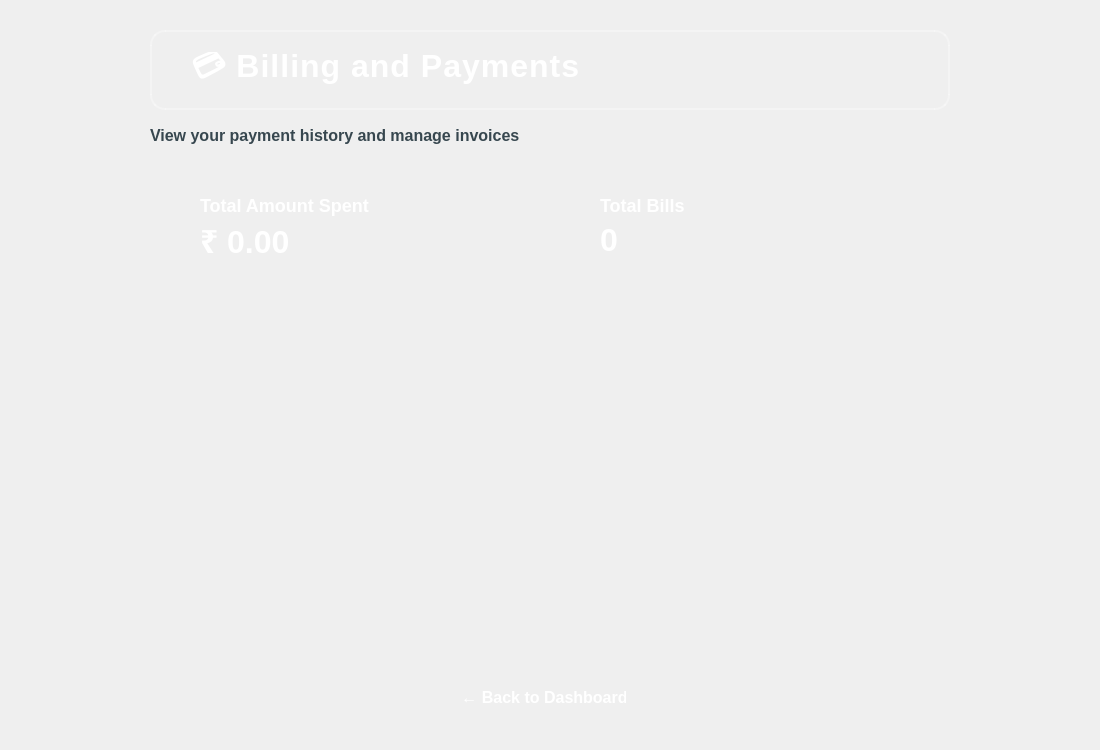
<?xml version="1.0" encoding="UTF-8"?>
<ui version="4.0">
 <class>Billing</class>
 <widget class="QDialog" name="Billing">
  <property name="geometry">
   <rect>
    <x>0</x>
    <y>0</y>
    <width>1100</width>
    <height>750</height>
   </rect>
  </property>
  <property name="windowTitle">
   <string>MedPlus - Billing and Payments</string>
  </property>
  <property name="styleSheet">
   <string notr="true">QDialog {
    background: qlineargradient(x1:0, y1:0, x2:1, y2:1,
        stop:0 #e3f2fd, stop:1 #ffffff);
    border-radius: 15px;
}</string>
  </property>
  <widget class="QFrame" name="frameCircle1">
   <property name="geometry">
    <rect>
     <x>-80</x>
     <y>-80</y>
     <width>300</width>
     <height>300</height>
    </rect>
   </property>
   <property name="styleSheet">
    <string notr="true">QFrame {
    background: qradialgradient(cx:0.5, cy:0.5, radius:1,
        fx:0.5, fy:0.5, stop:0 rgba(25, 118, 210, 0.15), stop:1 transparent);
    border-radius: 150px;
    border: none;
}</string>
   </property>
  </widget>
  <widget class="QFrame" name="frameCircle2">
   <property name="geometry">
    <rect>
     <x>850</x>
     <y>500</y>
     <width>350</width>
     <height>350</height>
    </rect>
   </property>
   <property name="styleSheet">
    <string notr="true">QFrame {
    background: qradialgradient(cx:0.5, cy:0.5, radius:1,
        fx:0.5, fy:0.5, stop:0 rgba(66, 165, 245, 0.15), stop:1 transparent);
    border-radius: 175px;
    border: none;
}</string>
   </property>
  </widget>
  <widget class="QLabel" name="lblTitle">
   <property name="geometry">
    <rect>
     <x>150</x>
     <y>30</y>
     <width>800</width>
     <height>80</height>
    </rect>
   </property>
   <property name="styleSheet">
    <string notr="true">QLabel {
    font-size: 32px;
    font-weight: bold;
    color: white;
    background: qlineargradient(x1:0, y1:0, x2:1, y2:0,
        stop:0 #1976d2, stop:0.5 #42a5f5, stop:1 #64b5f6);
    padding: 20px 30px;
    border-radius: 15px;
    border: 2px solid rgba(255, 255, 255, 0.3);
    letter-spacing: 1px;
    qproperty-alignment: AlignCenter;
}</string>
   </property>
   <property name="text">
    <string>💳 Billing and Payments</string>
   </property>
  </widget>
  <widget class="QLabel" name="lblSubtitle">
   <property name="geometry">
    <rect>
     <x>150</x>
     <y>120</y>
     <width>800</width>
     <height>30</height>
    </rect>
   </property>
   <property name="styleSheet">
    <string notr="true">QLabel {
    font-size: 16px;
    color: #37474f;
    background: transparent;
    qproperty-alignment: AlignCenter;
    font-weight: 500;
}</string>
   </property>
   <property name="text">
    <string>View your payment history and manage invoices</string>
   </property>
  </widget>
  <widget class="QFrame" name="frameSummary">
   <property name="geometry">
    <rect>
     <x>150</x>
     <y>170</y>
     <width>800</width>
     <height>100</height>
    </rect>
   </property>
   <property name="styleSheet">
    <string notr="true">QFrame {
    background: qlineargradient(x1:0, y1:0, x2:1, y2:0,
        stop:0 #66bb6a, stop:1 #43a047);
    border-radius: 15px;
    border: none;
}</string>
   </property>
   <widget class="QLabel" name="lblTotalSpentLabel">
    <property name="geometry">
     <rect>
      <x>50</x>
      <y>20</y>
      <width>300</width>
      <height>30</height>
     </rect>
    </property>
    <property name="styleSheet">
     <string notr="true">QLabel {
    font-size: 18px;
    font-weight: 600;
    color: white;
    background: transparent;
}</string>
    </property>
    <property name="text">
     <string>Total Amount Spent</string>
    </property>
   </widget>
   <widget class="QLabel" name="lblTotalSpent">
    <property name="geometry">
     <rect>
      <x>50</x>
      <y>50</y>
      <width>300</width>
      <height>40</height>
     </rect>
    </property>
    <property name="styleSheet">
     <string notr="true">QLabel {
    font-size: 32px;
    font-weight: bold;
    color: white;
    background: transparent;
}</string>
    </property>
    <property name="text">
     <string>₹ 0.00</string>
    </property>
   </widget>
   <widget class="QLabel" name="lblTotalBillsLabel">
    <property name="geometry">
     <rect>
      <x>450</x>
      <y>20</y>
      <width>300</width>
      <height>30</height>
     </rect>
    </property>
    <property name="styleSheet">
     <string notr="true">QLabel {
    font-size: 18px;
    font-weight: 600;
    color: white;
    background: transparent;
}</string>
    </property>
    <property name="text">
     <string>Total Bills</string>
    </property>
   </widget>
   <widget class="QLabel" name="lblTotalBills">
    <property name="geometry">
     <rect>
      <x>450</x>
      <y>50</y>
      <width>300</width>
      <height>40</height>
     </rect>
    </property>
    <property name="styleSheet">
     <string notr="true">QLabel {
    font-size: 32px;
    font-weight: bold;
    color: white;
    background: transparent;
}</string>
    </property>
    <property name="text">
     <string>0</string>
    </property>
   </widget>
  </widget>
  <widget class="QScrollArea" name="scrollArea">
   <property name="geometry">
    <rect>
     <x>150</x>
     <y>290</y>
     <width>800</width>
     <height>360</height>
    </rect>
   </property>
   <property name="styleSheet">
    <string notr="true">QScrollArea {
    background-color: transparent;
    border: none;
}</string>
   </property>
   <property name="widgetResizable">
    <bool>true</bool>
   </property>
   <widget class="QWidget" name="scrollAreaWidgetContents">
    <property name="geometry">
     <rect>
      <x>0</x>
      <y>0</y>
      <width>800</width>
      <height>360</height>
     </rect>
    </property>
    <property name="styleSheet">
     <string notr="true">QWidget {
    background-color: transparent;
}</string>
    </property>
    <layout class="QVBoxLayout" name="verticalLayout">
     <property name="spacing">
      <number>15</number>
     </property>
     <property name="leftMargin">
      <number>10</number>
     </property>
     <property name="topMargin">
      <number>10</number>
     </property>
     <property name="rightMargin">
      <number>10</number>
     </property>
     <property name="bottomMargin">
      <number>10</number>
     </property>
    </layout>
   </widget>
  </widget>
  <widget class="QPushButton" name="btnBack">
   <property name="geometry">
    <rect>
     <x>439</x>
     <y>670</y>
     <width>211</width>
     <height>55</height>
    </rect>
   </property>
   <property name="styleSheet">
    <string notr="true">QPushButton {
    font-size: 16px;
    font-weight: bold;
    color: white;
    background: qlineargradient(x1:0, y1:0, x2:1, y2:0,
        stop:0 #1976d2, stop:1 #42a5f5);
    border: none;
    border-radius: 12px;
    padding: 12px 24px;
}

QPushButton:hover {
    background: qlineargradient(x1:0, y1:0, x2:1, y2:0,
        stop:0 #1565c0, stop:1 #1976d2);
}

QPushButton:pressed {
    background: qlineargradient(x1:0, y1:0, x2:1, y2:0,
        stop:0 #0d47a1, stop:1 #1565c0);
}</string>
   </property>
   <property name="text">
    <string>← Back to Dashboard</string>
   </property>
  </widget>
 </widget>
 <resources/>
 <connections/>
</ui>
